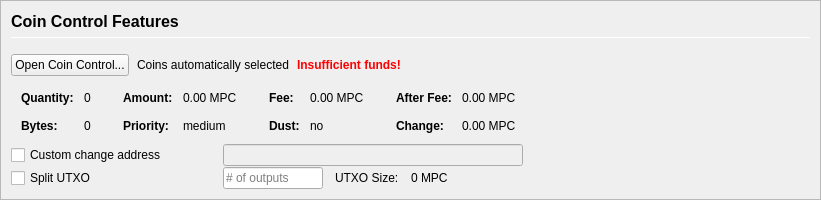
         <widget class="QFrame" name="frameCoinControl">
          <property name="sizePolicy">
           <sizepolicy hsizetype="Expanding" vsizetype="Expanding">
            <horstretch>0</horstretch>
            <verstretch>0</verstretch>
           </sizepolicy>
          </property>
          <property name="maximumSize">
           <size>
            <width>16777215</width>
            <height>16777215</height>
           </size>
          </property>
          <property name="frameShape">
           <enum>QFrame::StyledPanel</enum>
          </property>
          <property name="frameShadow">
           <enum>QFrame::Sunken</enum>
          </property>
          <layout class="QVBoxLayout" name="verticalLayoutCoinControl2">
           <property name="spacing">
            <number>0</number>
           </property>
           <property name="margin">
            <number>0</number>
           </property>
           <item>
            <widget class="QFrame" name="frameCoinControl_BG">
             <layout class="QVBoxLayout" name="verticalLayoutCoinControl" stretch="0,0,0,0,0,0">
              <property name="spacing">
               <number>1</number>
              </property>
              <property name="leftMargin">
               <number>10</number>
              </property>
              <property name="topMargin">
               <number>10</number>
              </property>
              <item>
               <layout class="QHBoxLayout" name="horizontalLayoutCoinControl1">
                <property name="bottomMargin">
                 <number>15</number>
                </property>
                <item>
                 <layout class="QVBoxLayout" name="verticalLayout_3">
                  <property name="spacing">
                   <number>6</number>
                  </property>
                  <item>
                   <widget class="QLabel" name="labelCoinControlFeatures">
                    <property name="sizePolicy">
                     <sizepolicy hsizetype="Preferred" vsizetype="Maximum">
                      <horstretch>0</horstretch>
                      <verstretch>0</verstretch>
                     </sizepolicy>
                    </property>
                    <property name="minimumSize">
                     <size>
                      <width>0</width>
                      <height>20</height>
                     </size>
                    </property>
                    <property name="font">
                     <font>
                      <pointsize>12</pointsize>
                      <weight>75</weight>
                      <bold>true</bold>
                     </font>
                    </property>
                    <property name="styleSheet">
                     <string notr="true">font-weight:bold;</string>
                    </property>
                    <property name="text">
                     <string>Coin Control Features</string>
                    </property>
                   </widget>
                  </item>
                  <item>
                   <widget class="Line" name="line">
                    <property name="minimumSize">
                     <size>
                      <width>0</width>
                      <height>1</height>
                     </size>
                    </property>
                    <property name="maximumSize">
                     <size>
                      <width>16777215</width>
                      <height>1</height>
                     </size>
                    </property>
                    <property name="orientation">
                     <enum>Qt::Horizontal</enum>
                    </property>
                   </widget>
                  </item>
                 </layout>
                </item>
               </layout>
              </item>
              <item>
               <layout class="QHBoxLayout" name="horizontalLayoutCoinControl2" stretch="0,0,0,0">
                <property name="spacing">
                 <number>8</number>
                </property>
                <property name="bottomMargin">
                 <number>10</number>
                </property>
                <item>
                 <widget class="QPushButton" name="pushButtonCoinControl">
                  <property name="styleSheet">
                   <string notr="true"/>
                  </property>
                  <property name="text">
                   <string>Open Coin Control...</string>
                  </property>
                  <property name="autoDefault">
                   <bool>false</bool>
                  </property>
                 </widget>
                </item>
                <item>
                 <widget class="QLabel" name="labelCoinControlAutomaticallySelected">
                  <property name="text">
                   <string>Coins automatically selected</string>
                  </property>
                  <property name="margin">
                   <number>5</number>
                  </property>
                 </widget>
                </item>
                <item>
                 <widget class="QLabel" name="labelCoinControlInsuffFunds">
                  <property name="font">
                   <font>
                    <weight>75</weight>
                    <bold>true</bold>
                   </font>
                  </property>
                  <property name="styleSheet">
                   <string notr="true">color:red;font-weight:bold;</string>
                  </property>
                  <property name="text">
                   <string>Insufficient funds!</string>
                  </property>
                  <property name="margin">
                   <number>5</number>
                  </property>
                 </widget>
                </item>
                <item>
                 <spacer name="horizontalSpacerCoinControl">
                  <property name="orientation">
                   <enum>Qt::Horizontal</enum>
                  </property>
                  <property name="sizeHint" stdset="0">
                   <size>
                    <width>40</width>
                    <height>1</height>
                   </size>
                  </property>
                 </spacer>
                </item>
               </layout>
              </item>
              <item>
               <widget class="QWidget" name="widgetCoinControl" native="true">
                <property name="sizePolicy">
                 <sizepolicy hsizetype="Preferred" vsizetype="Preferred">
                  <horstretch>0</horstretch>
                  <verstretch>0</verstretch>
                 </sizepolicy>
                </property>
                <property name="minimumSize">
                 <size>
                  <width>0</width>
                  <height>0</height>
                 </size>
                </property>
                <property name="styleSheet">
                 <string notr="true"/>
                </property>
                <layout class="QHBoxLayout" name="horizontalLayoutCoinControl5">
                 <property name="margin">
                  <number>0</number>
                 </property>
                 <item>
                  <layout class="QHBoxLayout" name="horizontalLayoutCoinControl3" stretch="0,0,0,1">
                   <property name="spacing">
                    <number>20</number>
                   </property>
                   <property name="topMargin">
                    <number>0</number>
                   </property>
                   <property name="bottomMargin">
                    <number>10</number>
                   </property>
                   <item>
                    <layout class="QFormLayout" name="formLayoutCoinControl1">
                     <property name="horizontalSpacing">
                      <number>10</number>
                     </property>
                     <property name="verticalSpacing">
                      <number>14</number>
                     </property>
                     <property name="leftMargin">
                      <number>10</number>
                     </property>
                     <property name="topMargin">
                      <number>4</number>
                     </property>
                     <property name="rightMargin">
                      <number>6</number>
                     </property>
                     <item row="0" column="0">
                      <widget class="QLabel" name="labelCoinControlQuantityText">
                       <property name="font">
                        <font>
                         <weight>75</weight>
                         <bold>true</bold>
                        </font>
                       </property>
                       <property name="text">
                        <string>Quantity:</string>
                       </property>
                       <property name="margin">
                        <number>0</number>
                       </property>
                      </widget>
                     </item>
                     <item row="0" column="1">
                      <widget class="QLabel" name="labelCoinControlQuantity">
                       <property name="cursor">
                        <cursorShape>IBeamCursor</cursorShape>
                       </property>
                       <property name="contextMenuPolicy">
                        <enum>Qt::ActionsContextMenu</enum>
                       </property>
                       <property name="text">
                        <string notr="true">0</string>
                       </property>
                       <property name="margin">
                        <number>0</number>
                       </property>
                       <property name="textInteractionFlags">
                        <set>Qt::LinksAccessibleByMouse|Qt::TextSelectableByKeyboard|Qt::TextSelectableByMouse</set>
                       </property>
                      </widget>
                     </item>
                     <item row="1" column="0">
                      <widget class="QLabel" name="labelCoinControlBytesText">
                       <property name="font">
                        <font>
                         <weight>75</weight>
                         <bold>true</bold>
                        </font>
                       </property>
                       <property name="text">
                        <string>Bytes:</string>
                       </property>
                      </widget>
                     </item>
                     <item row="1" column="1">
                      <widget class="QLabel" name="labelCoinControlBytes">
                       <property name="cursor">
                        <cursorShape>IBeamCursor</cursorShape>
                       </property>
                       <property name="contextMenuPolicy">
                        <enum>Qt::ActionsContextMenu</enum>
                       </property>
                       <property name="text">
                        <string notr="true">0</string>
                       </property>
                       <property name="textInteractionFlags">
                        <set>Qt::LinksAccessibleByMouse|Qt::TextSelectableByKeyboard|Qt::TextSelectableByMouse</set>
                       </property>
                      </widget>
                     </item>
                    </layout>
                   </item>
                   <item>
                    <layout class="QFormLayout" name="formLayoutCoinControl2">
                     <property name="horizontalSpacing">
                      <number>10</number>
                     </property>
                     <property name="verticalSpacing">
                      <number>14</number>
                     </property>
                     <property name="leftMargin">
                      <number>6</number>
                     </property>
                     <property name="topMargin">
                      <number>4</number>
                     </property>
                     <property name="rightMargin">
                      <number>6</number>
                     </property>
                     <item row="0" column="0">
                      <widget class="QLabel" name="labelCoinControlAmountText">
                       <property name="font">
                        <font>
                         <weight>75</weight>
                         <bold>true</bold>
                        </font>
                       </property>
                       <property name="text">
                        <string>Amount:</string>
                       </property>
                       <property name="margin">
                        <number>0</number>
                       </property>
                      </widget>
                     </item>
                     <item row="0" column="1">
                      <widget class="QLabel" name="labelCoinControlAmount">
                       <property name="cursor">
                        <cursorShape>IBeamCursor</cursorShape>
                       </property>
                       <property name="contextMenuPolicy">
                        <enum>Qt::ActionsContextMenu</enum>
                       </property>
                       <property name="text">
                        <string notr="true">0.00 MPC</string>
                       </property>
                       <property name="textInteractionFlags">
                        <set>Qt::LinksAccessibleByMouse|Qt::TextSelectableByKeyboard|Qt::TextSelectableByMouse</set>
                       </property>
                      </widget>
                     </item>
                     <item row="1" column="0">
                      <widget class="QLabel" name="labelCoinControlPriorityText">
                       <property name="font">
                        <font>
                         <weight>75</weight>
                         <bold>true</bold>
                        </font>
                       </property>
                       <property name="text">
                        <string>Priority:</string>
                       </property>
                      </widget>
                     </item>
                     <item row="1" column="1">
                      <widget class="QLabel" name="labelCoinControlPriority">
                       <property name="cursor">
                        <cursorShape>IBeamCursor</cursorShape>
                       </property>
                       <property name="contextMenuPolicy">
                        <enum>Qt::ActionsContextMenu</enum>
                       </property>
                       <property name="text">
                        <string>medium</string>
                       </property>
                       <property name="textInteractionFlags">
                        <set>Qt::LinksAccessibleByMouse|Qt::TextSelectableByKeyboard|Qt::TextSelectableByMouse</set>
                       </property>
                      </widget>
                     </item>
                    </layout>
                   </item>
                   <item>
                    <layout class="QFormLayout" name="formLayoutCoinControl3">
                     <property name="horizontalSpacing">
                      <number>10</number>
                     </property>
                     <property name="verticalSpacing">
                      <number>14</number>
                     </property>
                     <property name="leftMargin">
                      <number>6</number>
                     </property>
                     <property name="topMargin">
                      <number>4</number>
                     </property>
                     <property name="rightMargin">
                      <number>6</number>
                     </property>
                     <item row="0" column="0">
                      <widget class="QLabel" name="labelCoinControlFeeText">
                       <property name="font">
                        <font>
                         <weight>75</weight>
                         <bold>true</bold>
                        </font>
                       </property>
                       <property name="text">
                        <string>Fee:</string>
                       </property>
                       <property name="margin">
                        <number>0</number>
                       </property>
                      </widget>
                     </item>
                     <item row="0" column="1">
                      <widget class="QLabel" name="labelCoinControlFee">
                       <property name="cursor">
                        <cursorShape>IBeamCursor</cursorShape>
                       </property>
                       <property name="contextMenuPolicy">
                        <enum>Qt::ActionsContextMenu</enum>
                       </property>
                       <property name="text">
                        <string notr="true">0.00 MPC</string>
                       </property>
                       <property name="textInteractionFlags">
                        <set>Qt::LinksAccessibleByMouse|Qt::TextSelectableByKeyboard|Qt::TextSelectableByMouse</set>
                       </property>
                      </widget>
                     </item>
                     <item row="1" column="0">
                      <widget class="QLabel" name="labelCoinControlLowOutputText">
                       <property name="font">
                        <font>
                         <weight>75</weight>
                         <bold>true</bold>
                        </font>
                       </property>
                       <property name="text">
                        <string>Dust:</string>
                       </property>
                      </widget>
                     </item>
                     <item row="1" column="1">
                      <widget class="QLabel" name="labelCoinControlLowOutput">
                       <property name="cursor">
                        <cursorShape>IBeamCursor</cursorShape>
                       </property>
                       <property name="contextMenuPolicy">
                        <enum>Qt::ActionsContextMenu</enum>
                       </property>
                       <property name="text">
                        <string>no</string>
                       </property>
                       <property name="textInteractionFlags">
                        <set>Qt::LinksAccessibleByMouse|Qt::TextSelectableByKeyboard|Qt::TextSelectableByMouse</set>
                       </property>
                      </widget>
                     </item>
                    </layout>
                   </item>
                   <item>
                    <layout class="QFormLayout" name="formLayoutCoinControl4">
                     <property name="horizontalSpacing">
                      <number>10</number>
                     </property>
                     <property name="verticalSpacing">
                      <number>14</number>
                     </property>
                     <property name="leftMargin">
                      <number>6</number>
                     </property>
                     <property name="topMargin">
                      <number>4</number>
                     </property>
                     <property name="rightMargin">
                      <number>6</number>
                     </property>
                     <item row="0" column="0">
                      <widget class="QLabel" name="labelCoinControlAfterFeeText">
                       <property name="font">
                        <font>
                         <weight>75</weight>
                         <bold>true</bold>
                        </font>
                       </property>
                       <property name="text">
                        <string>After Fee:</string>
                       </property>
                       <property name="margin">
                        <number>0</number>
                       </property>
                      </widget>
                     </item>
                     <item row="0" column="1">
                      <widget class="QLabel" name="labelCoinControlAfterFee">
                       <property name="cursor">
                        <cursorShape>IBeamCursor</cursorShape>
                       </property>
                       <property name="contextMenuPolicy">
                        <enum>Qt::ActionsContextMenu</enum>
                       </property>
                       <property name="text">
                        <string notr="true">0.00 MPC</string>
                       </property>
                       <property name="textInteractionFlags">
                        <set>Qt::LinksAccessibleByMouse|Qt::TextSelectableByKeyboard|Qt::TextSelectableByMouse</set>
                       </property>
                      </widget>
                     </item>
                     <item row="1" column="0">
                      <widget class="QLabel" name="labelCoinControlChangeText">
                       <property name="font">
                        <font>
                         <weight>75</weight>
                         <bold>true</bold>
                        </font>
                       </property>
                       <property name="text">
                        <string>Change:</string>
                       </property>
                      </widget>
                     </item>
                     <item row="1" column="1">
                      <widget class="QLabel" name="labelCoinControlChange">
                       <property name="cursor">
                        <cursorShape>IBeamCursor</cursorShape>
                       </property>
                       <property name="contextMenuPolicy">
                        <enum>Qt::ActionsContextMenu</enum>
                       </property>
                       <property name="text">
                        <string notr="true">0.00 MPC</string>
                       </property>
                       <property name="textInteractionFlags">
                        <set>Qt::LinksAccessibleByMouse|Qt::TextSelectableByKeyboard|Qt::TextSelectableByMouse</set>
                       </property>
                      </widget>
                     </item>
                    </layout>
                   </item>
                  </layout>
                 </item>
                </layout>
               </widget>
              </item>
              <item>
               <layout class="QHBoxLayout" name="horizontalLayoutCoinControl4">
                <property name="spacing">
                 <number>12</number>
                </property>
                <property name="sizeConstraint">
                 <enum>QLayout::SetDefaultConstraint</enum>
                </property>
                <property name="topMargin">
                 <number>0</number>
                </property>
                <property name="rightMargin">
                 <number>0</number>
                </property>
                <item>
                 <widget class="QCheckBox" name="checkBoxCoinControlChange">
                  <property name="sizePolicy">
                   <sizepolicy hsizetype="Preferred" vsizetype="Preferred">
                    <horstretch>0</horstretch>
                    <verstretch>0</verstretch>
                   </sizepolicy>
                  </property>
                  <property name="minimumSize">
                   <size>
                    <width>200</width>
                    <height>0</height>
                   </size>
                  </property>
                  <property name="maximumSize">
                   <size>
                    <width>200</width>
                    <height>16777215</height>
                   </size>
                  </property>
                  <property name="toolTip">
                   <string>If this is activated, but the change address is empty or invalid, change will be sent to a newly generated address.</string>
                  </property>
                  <property name="text">
                   <string>Custom change address</string>
                  </property>
                 </widget>
                </item>
                <item>
                 <widget class="QValidatedLineEdit" name="lineEditCoinControlChange">
                  <property name="enabled">
                   <bool>false</bool>
                  </property>
                  <property name="sizePolicy">
                   <sizepolicy hsizetype="Preferred" vsizetype="Preferred">
                    <horstretch>0</horstretch>
                    <verstretch>0</verstretch>
                   </sizepolicy>
                  </property>
                  <property name="minimumSize">
                   <size>
                    <width>300</width>
                    <height>0</height>
                   </size>
                  </property>
                 </widget>
                </item>
                <item>
                 <widget class="QLabel" name="labelCoinControlChangeLabel">
                  <property name="sizePolicy">
                   <sizepolicy hsizetype="Preferred" vsizetype="Preferred">
                    <horstretch>0</horstretch>
                    <verstretch>0</verstretch>
                   </sizepolicy>
                  </property>
                  <property name="minimumSize">
                   <size>
                    <width>100</width>
                    <height>0</height>
                   </size>
                  </property>
                  <property name="text">
                   <string/>
                  </property>
                  <property name="margin">
                   <number>3</number>
                  </property>
                 </widget>
                </item>
               </layout>
              </item>
              <item>
               <layout class="QHBoxLayout" name="horizontalLayoutCoinControl6">
                <property name="spacing">
                 <number>12</number>
                </property>
                <property name="rightMargin">
                 <number>0</number>
                </property>
                <item>
                 <widget class="QCheckBox" name="splitBlockCheckBox">
                  <property name="sizePolicy">
                   <sizepolicy hsizetype="Preferred" vsizetype="Preferred">
                    <horstretch>0</horstretch>
                    <verstretch>0</verstretch>
                   </sizepolicy>
                  </property>
                  <property name="minimumSize">
                   <size>
                    <width>200</width>
                    <height>0</height>
                   </size>
                  </property>
                  <property name="maximumSize">
                   <size>
                    <width>200</width>
                    <height>16777215</height>
                   </size>
                  </property>
                  <property name="text">
                   <string>Split UTXO</string>
                  </property>
                 </widget>
                </item>
                <item>
                 <widget class="QLineEdit" name="splitBlockLineEdit">
                  <property name="sizePolicy">
                   <sizepolicy hsizetype="Preferred" vsizetype="Preferred">
                    <horstretch>50</horstretch>
                    <verstretch>0</verstretch>
                   </sizepolicy>
                  </property>
                  <property name="minimumSize">
                   <size>
                    <width>100</width>
                    <height>0</height>
                   </size>
                  </property>
                  <property name="maximumSize">
                   <size>
                    <width>100</width>
                    <height>16777215</height>
                   </size>
                  </property>
                  <property name="placeholderText">
                   <string># of outputs</string>
                  </property>
                 </widget>
                </item>
                <item>
                 <widget class="QLabel" name="labelBlockSizeText">
                  <property name="text">
                   <string>UTXO Size:</string>
                  </property>
                 </widget>
                </item>
                <item>
                 <widget class="QLabel" name="labelBlockSize">
                  <property name="text">
                   <string>0 MPC</string>
                  </property>
                 </widget>
                </item>
                <item>
                 <spacer name="horizontalSpacer_7">
                  <property name="orientation">
                   <enum>Qt::Horizontal</enum>
                  </property>
                  <property name="sizeHint" stdset="0">
                   <size>
                    <width>40</width>
                    <height>20</height>
                   </size>
                  </property>
                 </spacer>
                </item>
               </layout>
              </item>
              <item>
               <spacer name="verticalSpacerCoinControl">
                <property name="orientation">
                 <enum>Qt::Vertical</enum>
                </property>
                <property name="sizeHint" stdset="0">
                 <size>
                  <width>800</width>
                  <height>1</height>
                 </size>
                </property>
               </spacer>
              </item>
             </layout>
            </widget>
           </item>
          </layout>
         </widget>
